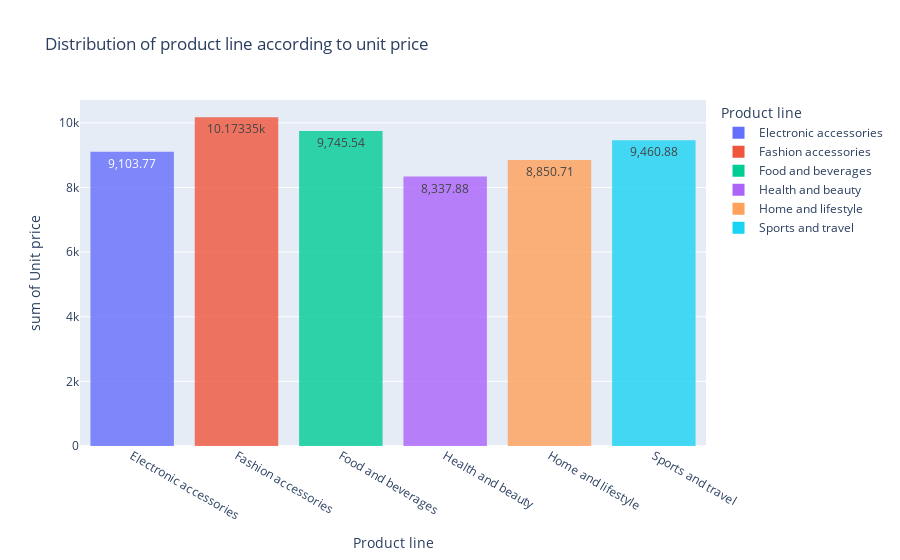

Notebook code for this chart:
### Code cell
fig=px.histogram(df_gr,x='Product line',y='Unit price',
                color='Product line',nbins=5,
                text_auto=True,opacity=.8, title='Distribution of product line according to unit price')


fig.show()

### Figure 1 — Plotly figure (JSON) as saved in the notebook; plotly's stock layout.template omitted (floating-point values rounded to 4 significant figures)
{"data": [{"alignmentgroup": "True", "bingroup": "x", "histfunc": "sum", "hovertemplate": "Product line=%{x}<br>sum of Unit price=%{y}<extra></extra>", "legendgroup": "Electronic accessories", "marker": {"color": "#636efa", "opacity": 0.8, "pattern": {"shape": ""}}, "name": "Electronic accessories", "nbinsx": 5, "offsetgroup": "Electronic accessories", "orientation": "v", "showlegend": true, "texttemplate": "%{value}", "type": "histogram", "x": ["Electronic accessories"], "xaxis": "x", "y": [9104.0], "yaxis": "y"}, {"alignmentgroup": "True", "bingroup": "x", "histfunc": "sum", "hovertemplate": "Product line=%{x}<br>sum of Unit price=%{y}<extra></extra>", "legendgroup": "Fashion accessories", "marker": {"color": "#EF553B", "opacity": 0.8, "pattern": {"shape": ""}}, "name": "Fashion accessories", "nbinsx": 5, "offsetgroup": "Fashion accessories", "orientation": "v", "showlegend": true, "texttemplate": "%{value}", "type": "histogram", "x": ["Fashion accessories"], "xaxis": "x", "y": [10170.0], "yaxis": "y"}, {"alignmentgroup": "True", "bingroup": "x", "histfunc": "sum", "hovertemplate": "Product line=%{x}<br>sum of Unit price=%{y}<extra></extra>", "legendgroup": "Food and beverages", "marker": {"color": "#00cc96", "opacity": 0.8, "pattern": {"shape": ""}}, "name": "Food and beverages", "nbinsx": 5, "offsetgroup": "Food and beverages", "orientation": "v", "showlegend": true, "texttemplate": "%{value}", "type": "histogram", "x": ["Food and beverages"], "xaxis": "x", "y": [9746.0], "yaxis": "y"}, {"alignmentgroup": "True", "bingroup": "x", "histfunc": "sum", "hovertemplate": "Product line=%{x}<br>sum of Unit price=%{y}<extra></extra>", "legendgroup": "Health and beauty", "marker": {"color": "#ab63fa", "opacity": 0.8, "pattern": {"shape": ""}}, "name": "Health and beauty", "nbinsx": 5, "offsetgroup": "Health and beauty", "orientation": "v", "showlegend": true, "texttemplate": "%{value}", "type": "histogram", "x": ["Health and beauty"], "xaxis": "x", "y": [8338.0], "yaxis": "y"}, {"alignmentgroup": "True", "bingroup": "x", "histfunc": "sum", "hovertemplate": "Product line=%{x}<br>sum of Unit price=%{y}<extra></extra>", "legendgroup": "Home and lifestyle", "marker": {"color": "#FFA15A", "opacity": 0.8, "pattern": {"shape": ""}}, "name": "Home and lifestyle", "nbinsx": 5, "offsetgroup": "Home and lifestyle", "orientation": "v", "showlegend": true, "texttemplate": "%{value}", "type": "histogram", "x": ["Home and lifestyle"], "xaxis": "x", "y": [8851.0], "yaxis": "y"}, {"alignmentgroup": "True", "bingroup": "x", "histfunc": "sum", "hovertemplate": "Product line=%{x}<br>sum of Unit price=%{y}<extra></extra>", "legendgroup": "Sports and travel", "marker": {"color": "#19d3f3", "opacity": 0.8, "pattern": {"shape": ""}}, "name": "Sports and travel", "nbinsx": 5, "offsetgroup": "Sports and travel", "orientation": "v", "showlegend": true, "texttemplate": "%{value}", "type": "histogram", "x": ["Sports and travel"], "xaxis": "x", "y": [9461.0], "yaxis": "y"}], "layout": {"barmode": "relative", "legend": {"title": {"text": "Product line"}, "tracegroupgap": 0}, "title": {"text": "Distribution of product line according to unit price"}, "xaxis": {"anchor": "y", "categoryarray": ["Electronic accessories", "Fashion accessories", "Food and beverages", "Health and beauty", "Home and lifestyle", "Sports and travel"], "categoryorder": "array", "domain": [0, 1], "title": {"text": "Product line"}}, "yaxis": {"anchor": "x", "domain": [0, 1], "title": {"text": "sum of Unit price"}}}}
